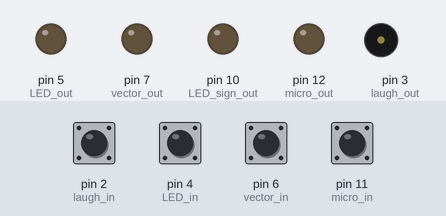
The sketch below on a simulated Arduino Uno, built with avr-gcc and run on an emulated ATmega328P. On the bench: output pins drawn as LEDs (lit = HIGH), buzzer (waves = sounding). The test bench sets the inputs (shaded band); at power-on: pin 2 (laugh_in), pin 4 (LED_in), pin 6 (vector_in), pin 11 (micro_in) HIGH.

Above: at 1.2 s.
1.3 s: pin 2 (laugh_in) pulled LOW for 0.15 s
At 1.8 s:
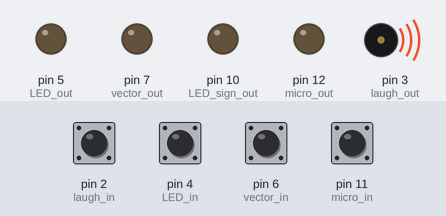
4.4 s: pin 4 (LED_in) pulled LOW for 0.15 s
At 4.7 s:
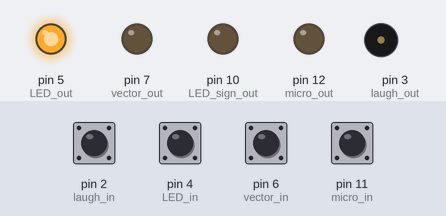
6.0 s: pin 6 (vector_in) pulled LOW for 0.15 s
At 7.1 s:
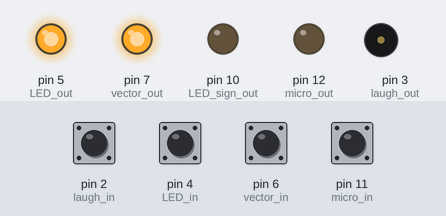
7.6 s: pin 11 (micro_in) pulled LOW for 0.15 s
At 8.3 s:
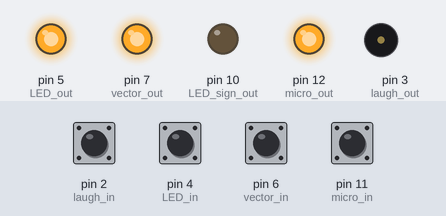
9.2 s: pin 2 (laugh_in) pulled LOW for 1 s
At 9.6 s:
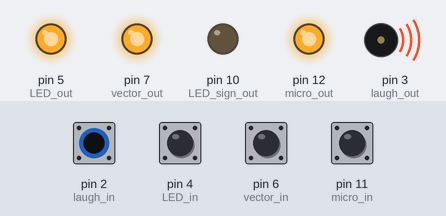
13.0 s: pin 4 (LED_in) pulled LOW for 1 s
At 13.6 s:
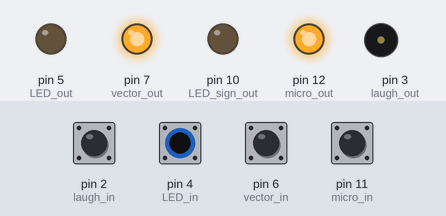
Timing chart, 0 to 16.0 s (numbered marks = the images above; inputs shaded):
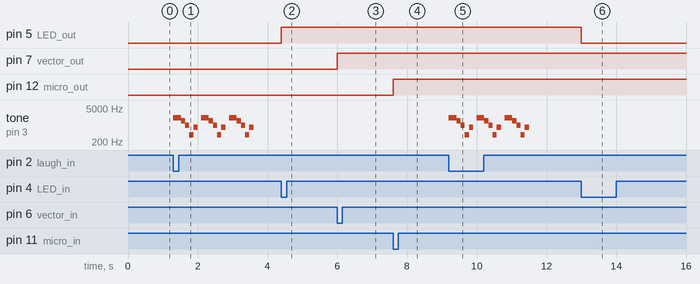

Measured:
- after the input at 1.3 s, tone on pin 3 (laugh_out): silent → 2000 Hz at once, then repeats every 0.80 s: 1500 Hz 0.12 s, 1000 Hz 0.12 s, 400 Hz 0.12 s, 800 Hz 0.12 s, silent 0.10 s, 2000 Hz 0.22 s
- after the input at 4.4 s, pin 5 (LED_out): LOW → HIGH at once
- after the input at 6.0 s, pin 7 (vector_out): LOW → HIGH at once
- after the input at 7.6 s, pin 12 (micro_out): LOW → HIGH at once
- after the input at 9.2 s, tone on pin 3 (laugh_out): silent → 2000 Hz at once, then repeats every 0.80 s: 1500 Hz 0.12 s, 1000 Hz 0.12 s, 400 Hz 0.12 s, 800 Hz 0.12 s, silent 0.10 s, 2000 Hz 0.22 s, until it stays silent from 11.5 s
- after the input at 13.0 s, pin 5 (LED_out): HIGH → LOW at once

The sketch:

Sketch1_sw_laugh.ino
```cpp
///Globalne przełączniki
int switch_vector=LOW, switch_LED=LOW,switch_micro=LOW;
///inputy outputy
//LEDS
int LED_in=4, LED_out=5;
int LED_sign_out=10;
//laugh
int laugh_in=2, laugh_out=3;
//Przód/tył
int vector_in=6 ,vector_out=7;
//micro_switch
int micro_in=11, micro_out=12;
void setup() {
  //Serial, nie ruszać
  Serial.begin(9600);
  //LEDS
  pinMode(LED_in,INPUT_PULLUP);
  pinMode(LED_out,OUTPUT);
  //laugh
  pinMode(laugh_in,INPUT_PULLUP);
  pinMode(laugh_out,OUTPUT);
  //vectors
  pinMode(vector_in,INPUT_PULLUP);
  pinMode(vector_out,OUTPUT);
  //led
  pinMode(LED_sign_out,OUTPUT);
  //microfon_switch
  pinMode(micro_in,INPUT_PULLUP);
  pinMode(micro_out,OUTPUT);
}

void loop() {
    slicz(vector_in,vector_out,switch_vector); //Kierunek przód/tył
    slicz(LED_in,LED_out,switch_LED);       //Ledy smutny/wesoły, do domyślnego
    slicz(micro_in,micro_out,switch_micro);
    laughter(laugh_in,laugh_out);
  //Serial.print("Switch_LED: ");Serial.println(switch_LED);
    //Serial.print("Switch_micro: ");Serial.println(switch_micro);
    //Serial.print("Switch_vector: ");Serial.println(switch_vector);
}
//Slicz działa na prostej zasadzie. Guzik zostaje kliknięty, zmienna globalna się zmienia z 0 na 1 i z 1 na 0.
//Nie jestem pewien czy digitalWrite nie powinien być poza ifem. Delay jest po to aby uniknąć kilkukrotnego aktywowania się
//ifa przy jednym naciśnięciu

void slicz(int in, int out, int &switcz){
  if(digitalRead(in)==LOW){
    switcz++;
    switcz=switcz%2;
    digitalWrite(out,switcz);
    delay(1000);
    }
    }
void laughter(int in, int out){
  if(digitalRead(in)==LOW){
    for(int i=0;i<3;i++){
      tone(out,2000);
      delay(220);
      tone(out,1500);
      delay(120);
      tone(out,1000);
      delay(120);
      tone(out,400);
      delay(120);
      tone(out,800);
      delay(120);
      noTone(out);
      delay(100);
      }
    }
    else{
      noTone(out);
      }
  }
```
